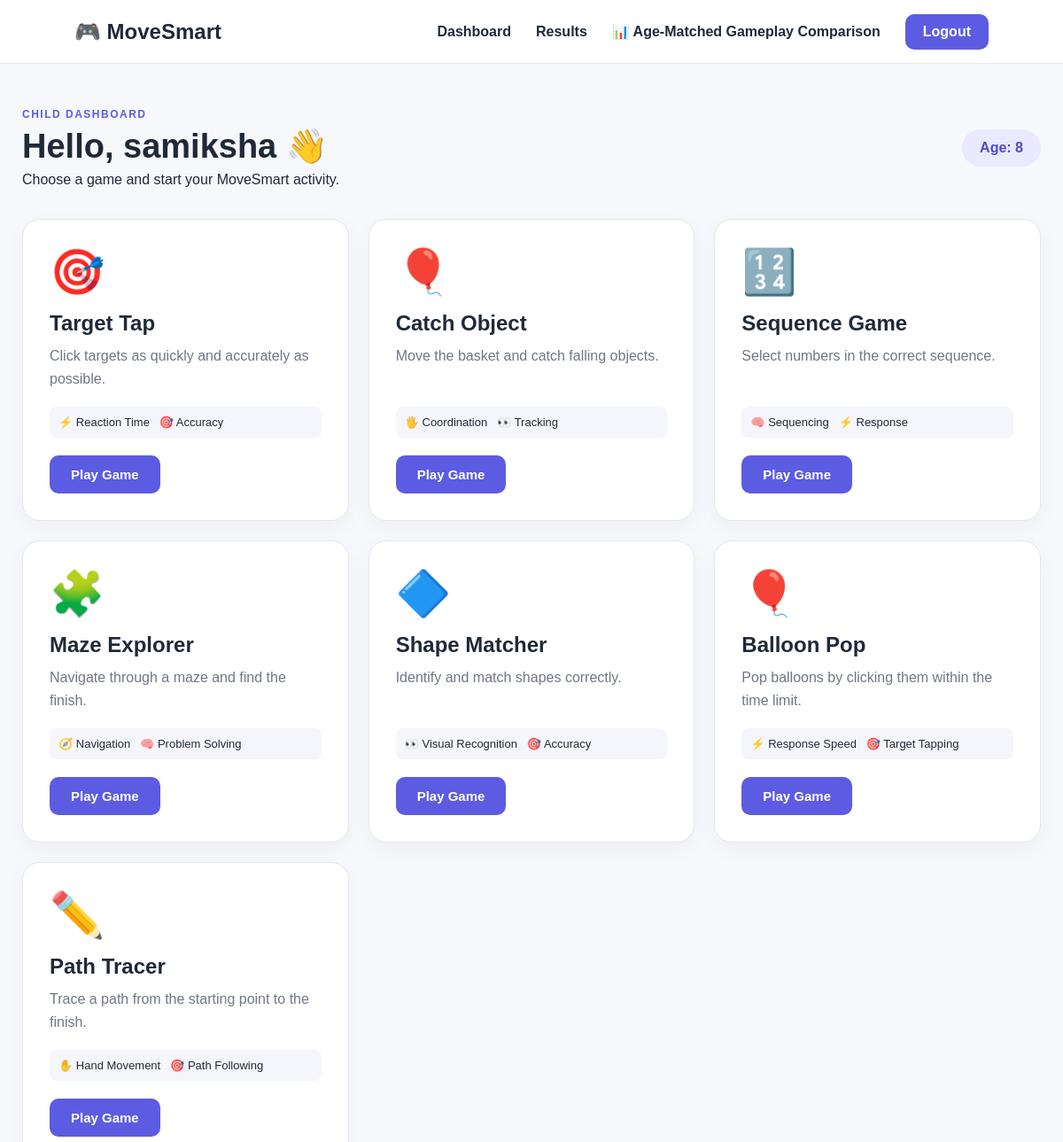
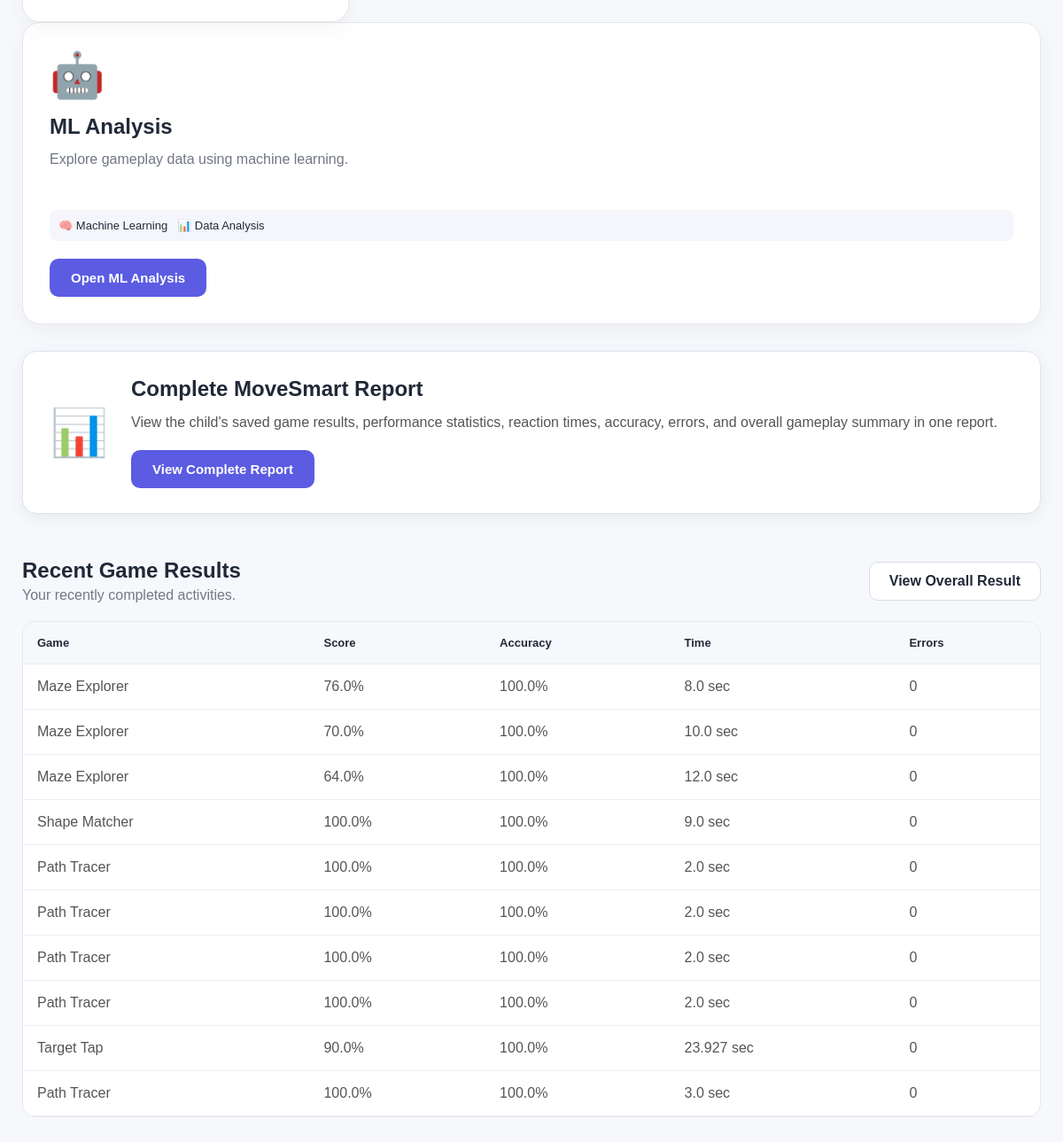
The app's page /dashboard (signed in) with its own data (2 pictures, top to bottom).
### tables this page shows
CREATE TABLE game_results (
            id INTEGER PRIMARY KEY AUTOINCREMENT,
            user_id INTEGER NOT NULL,
            game_name TEXT NOT NULL,
            score REAL DEFAULT 0,
            accuracy REAL DEFAULT 0,
            reaction_time REAL DEFAULT 0,
            completion_time REAL DEFAULT 0,
            errors INTEGER DEFAULT 0,
            objects_caught INTEGER DEFAULT 0,
            objects_missed INTEGER DEFAULT 0,
            path_deviation REAL DEFAULT 0,
            created_at TIMESTAMP DEFAULT CURRENT_TIMESTAMP,
            FOREIGN KEY(user_id) REFERENCES users(id)
        );

### app.py (the view)
@app.route("/dashboard")
@login_required
def dashboard():
    user_id = session["user_id"]
    conn = get_db()
    results = conn.execute("""
        SELECT *
        FROM game_results
        WHERE user_id = ?
        ORDER BY id DESC
    """, (user_id,)).fetchall()
    conn.close()
    return render_template(
        "dashboard.html",
        results=results
    )

### app.py (called while the page is built)
def get_db():
    conn = sqlite3.connect(DATABASE)
    conn.row_factory = sqlite3.Row
    return conn

def login_required(func):
    @wraps(func)
    def wrapper(*args, **kwargs):
        if "user_id" not in session:
            return redirect(url_for("login"))
        return func(*args, **kwargs)
    return wrapper

### templates/dashboard.html (shortened to what this page needs)
<!DOCTYPE html>
<html lang="en">
<head>
    <link rel="stylesheet"
          href="{{ url_for('static', filename='css/style.css') }}">
</head>
<body>
<nav class="navbar">
    <div class="logo">
        🎮 MoveSmart
    </div>
    <div class="nav-links">
        <a href="{{ url_for('dashboard') }}">
            Dashboard
        </a>
        <a href="{{ url_for('result') }}">
            Results
        </a>
        <a href="{{ url_for('age_comparison') }}">
    📊 Age-Matched Gameplay Comparison
</a>
        <a href="{{ url_for('logout') }}"
           class="nav-button">
            Logout
        </a>
    </div>
</nav>
<div class="dashboard-container">
    <div class="welcome-section">
        <div>
            <p class="small-title">
                CHILD DASHBOARD
            </p>
            <h1>
                Hello, {{ session["user_name"] }} 👋
            </h1>
            <p>
                Choose a game and start your MoveSmart activity.
            </p>
        </div>
        <div class="age-badge">
            Age: {{ session["user_age"] }}
        </div>
    </div>
    <div class="game-grid">
        <div class="dashboard-game-card">
            <div class="big-game-icon">
                🎯
            </div>
            <h2>Target Tap</h2>
            <p>
                Click targets as quickly and accurately as possible.
            </p>
            <div class="game-info">
                ⚡ Reaction Time &nbsp; 🎯 Accuracy
            </div>
            <a href="{{ url_for('target_tap') }}"
               class="primary-button">
                Play Game
            </a>
        </div>
        <div class="dashboard-game-card">
            <div class="big-game-icon">
                🎈
            </div>
            <h2>Catch Object</h2>
            <p>
                Move the basket and catch falling objects.
            </p>
            <div class="game-info">
                🖐️ Coordination &nbsp; 👀 Tracking
            </div>
            <a href="{{ url_for('catch_object') }}"
               class="primary-button">
                Play Game
            </a>
        </div>
        <div class="dashboard-game-card">
            <div class="big-game-icon">
                🔢
            </div>
            <h2>Sequence Game</h2>
            <p>
                Select numbers in the correct sequence.
            </p>
            <div class="game-info">
                🧠 Sequencing &nbsp; ⚡ Response
            </div>
            <a href="{{ url_for('sequence_game') }}"
               class="primary-button">
                Play Game
            </a>
        </div>
        <div class="dashboard-game-card">
            <div class="big-game-icon">🧩</div>
            <h2>Maze Explorer</h2>
            <p>
                Navigate through a maze and find the finish.
            </p>
            <div class="game-info">
                🧭 Navigation &nbsp; 🧠 Problem Solving
            </div>
            <a href="{{ url_for('maze_explorer') }}"
               class="primary-button">
                Play Game
            </a>
        </div>
        <div class="dashboard-game-card">
            <div class="big-game-icon">🔷</div>
            <h2>Shape Matcher</h2>
            <p>
                Identify and match shapes correctly.
            </p>
            <div class="game-info">
                👀 Visual Recognition &nbsp; 🎯 Accuracy
            </div>
            <a href="{{ url_for('shape_matcher') }}"
               class="primary-button">
                Play Game
            </a>
        </div>
        <div class="dashboard-game-card">
            <div class="big-game-icon">🎈</div>
            <h2>Balloon Pop</h2>
            <p>
                Pop balloons by clicking them within the time limit.
            </p>
            <div class="game-info">
                ⚡ Response Speed &nbsp; 🎯 Target Tapping
            </div>
            <a href="{{ url_for('balloon_pop') }}"
               class="primary-button">
                Play Game
            </a>
        </div>
        <div class="dashboard-game-card">
            <div class="big-game-icon">✏️</div>
            <h2>Path Tracer</h2>
            <p>
                Trace a path from the starting point to the finish.
            </p>
            <div class="game-info">
                ✋ Hand Movement &nbsp; 🎯 Path Following
            </div>
            <a href="{{ url_for('path_tracer') }}"
               class="primary-button">
                Play Game
            </a>
        </div>
    </div>
        <div class="dashboard-game-card">
            <div class="big-game-icon">
                🤖
            </div>
            <h2>ML Analysis</h2>
            <p>
                Explore gameplay data using machine learning.
            </p>
            <div class="game-info">
                🧠 Machine Learning &nbsp; 📊 Data Analysis
            </div>
            <a href="{{ url_for('ml_analysis') }}"
               class="primary-button">
                Open ML Analysis
            </a>
        </div>
<div class="report-section">
    <div class="report-icon">📊</div>
    <div class="report-content">
        <h2>Complete MoveSmart Report</h2>
        <p>
            View the child's saved game results, performance
            statistics, reaction times, accuracy, errors, and
            overall gameplay summary in one report.
        </p>
        <a href="{{ url_for('full_report') }}"
           class="primary-button">
            View Complete Report
        </a>
    </div>
</div>
    <div class="previous-results">
        <div class="section-heading">
            <div>
                <h2>Recent Game Results</h2>
                <p>
                    Your recently completed activities.
                </p>
            </div>
            <a href="{{ url_for('result') }}"
               class="secondary-button">
                View Overall Result
            </a>
        </div>
        {% if results %}
        <div class="table-container">
            <table>
                <thead>
                    <tr>
                        <th>Game</th>
                        <th>Score</th>
                        <th>Accuracy</th>
                        <th>Time</th>
                        <th>Errors</th>
                    </tr>
                </thead>
                <tbody>
                {% for result in results[:10] %}
                    <tr>
                        <td>
                            {{ result["game_name"] }}
                        </td>
                        <td>
                            {{ result["score"] }}%
                        </td>
                        <td>
                            {{ result["accuracy"] }}%
                        </td>
                        <td>
                            {{ result["completion_time"] }} sec
                        </td>
                        <td>
                            {{ result["errors"] }}
                        </td>
                    </tr>
                {% endfor %}
                </tbody>
            </table>
        </div>
        {% endif %}
    </div>
</div>
</body>
</html>

### static/css/style.css (style rules this page uses)
* { margin: 0; padding: 0; box-sizing: border-box; }
body { font-family: Arial, Helvetica, sans-serif; background: #f6f8fc; color: #202938; }
a { text-decoration: none; color: inherit; }
.navbar { height: 72px; background: white; display: flex; justify-content: space-between; align-items: center; padding: 0 7%; border-bottom: 1px solid #e5e7eb; }
.logo { font-size: 24px; font-weight: 800; }
.nav-links { display: flex; align-items: center; gap: 28px; font-weight: 600; }
.nav-button { background: #5b5ce2; color: white; padding: 11px 20px; border-radius: 10px; }
.primary-button { display: inline-block; border: none; background: #5b5ce2; color: white; padding: 13px 24px; border-radius: 10px; font-size: 15px; font-weight: 700; cursor: pointer; transition: 0.2s; }
.secondary-button { display: inline-block; padding: 12px 22px; border: 1px solid #d8dce8; background: white; border-radius: 10px; font-weight: 700; }
.dashboard-container { max-width: 1200px; margin: auto; padding: 50px 25px; }
.welcome-section { display: flex; justify-content: space-between; align-items: center; margin-bottom: 35px; }
.welcome-section h1 { font-size: 38px; margin: 7px 0; }
.small-title { font-size: 12px; font-weight: 800; letter-spacing: 1.5px; color: #5b5ce2; }
.age-badge { background: #e9e9ff; color: #4b4cc7; padding: 12px 20px; border-radius: 25px; font-weight: 700; }
.game-grid { display: grid; grid-template-columns: repeat(3, 1fr); gap: 22px; }
.dashboard-game-card { background: white; padding: 30px; border-radius: 20px; border: 1px solid #e5e7eb; box-shadow: 0 8px 25px rgba(0, 0, 0, 0.04); }
.big-game-icon { font-size: 50px; margin-bottom: 15px; }
.dashboard-game-card h2 { margin-bottom: 10px; }
.dashboard-game-card p { color: #707784; line-height: 1.6; min-height: 55px; }
.game-info { background: #f5f6fb; padding: 10px; border-radius: 8px; font-size: 13px; margin: 15px 0 20px; }
.previous-results { margin-top: 50px; }
.section-heading { display: flex; justify-content: space-between; align-items: center; margin-bottom: 20px; }
.section-heading p { color: #737985; margin-top: 5px; }
.table-container { background: white; border-radius: 15px; overflow: hidden; border: 1px solid #e5e7eb; }
table { width: 100%; border-collapse: collapse; }
th, td { padding: 16px; text-align: left; border-bottom: 1px solid #eee; }
th { background: #f7f8fb; font-size: 13px; }
td { color: #555; }
.report-section { display: flex; align-items: center; gap: 24px; margin: 30px 0; padding: 28px; background: #ffffff; border: 1px solid #dce5f0; border-radius: 16px; box-shadow: 0 5px 18px rgba(0, 0, 0, 0.06); }
.report-icon { font-size: 52px; min-width: 70px; text-align: center; }
.report-content h2 { margin: 0 0 10px; }
.report-content p { line-height: 1.7; margin-bottom: 18px; color: #555; }

### records on screen
game_results: game_name "Maze Explorer", score "76.0", accuracy "100.0", completion_time "8.0", errors "0"
game_results: game_name "Maze Explorer", score "70.0", accuracy "100.0", completion_time "10.0", errors "0"
game_results: game_name "Maze Explorer", score "64.0", accuracy "100.0", completion_time "12.0", errors "0"
game_results: game_name "Shape Matcher", score "100.0", accuracy "100.0", completion_time "9.0", errors "0"
game_results: game_name "Path Tracer", score "100.0", accuracy "100.0", completion_time "2.0", errors "0"
game_results: game_name "Path Tracer", score "100.0", accuracy "100.0", completion_time "2.0", errors "0"
game_results: game_name "Path Tracer", score "100.0", accuracy "100.0", completion_time "2.0", errors "0"
game_results: game_name "Path Tracer", score "100.0", accuracy "100.0", completion_time "2.0", errors "0"
game_results: game_name "Target Tap", score "90.0", accuracy "100.0", completion_time "23.927", errors "0"
game_results: game_name "Path Tracer", score "100.0", accuracy "100.0", completion_time "3.0", errors "0"

### other values on screen
{{ session["user_name"] }} "samiksha"
{{ session["user_age"] }} "8"
